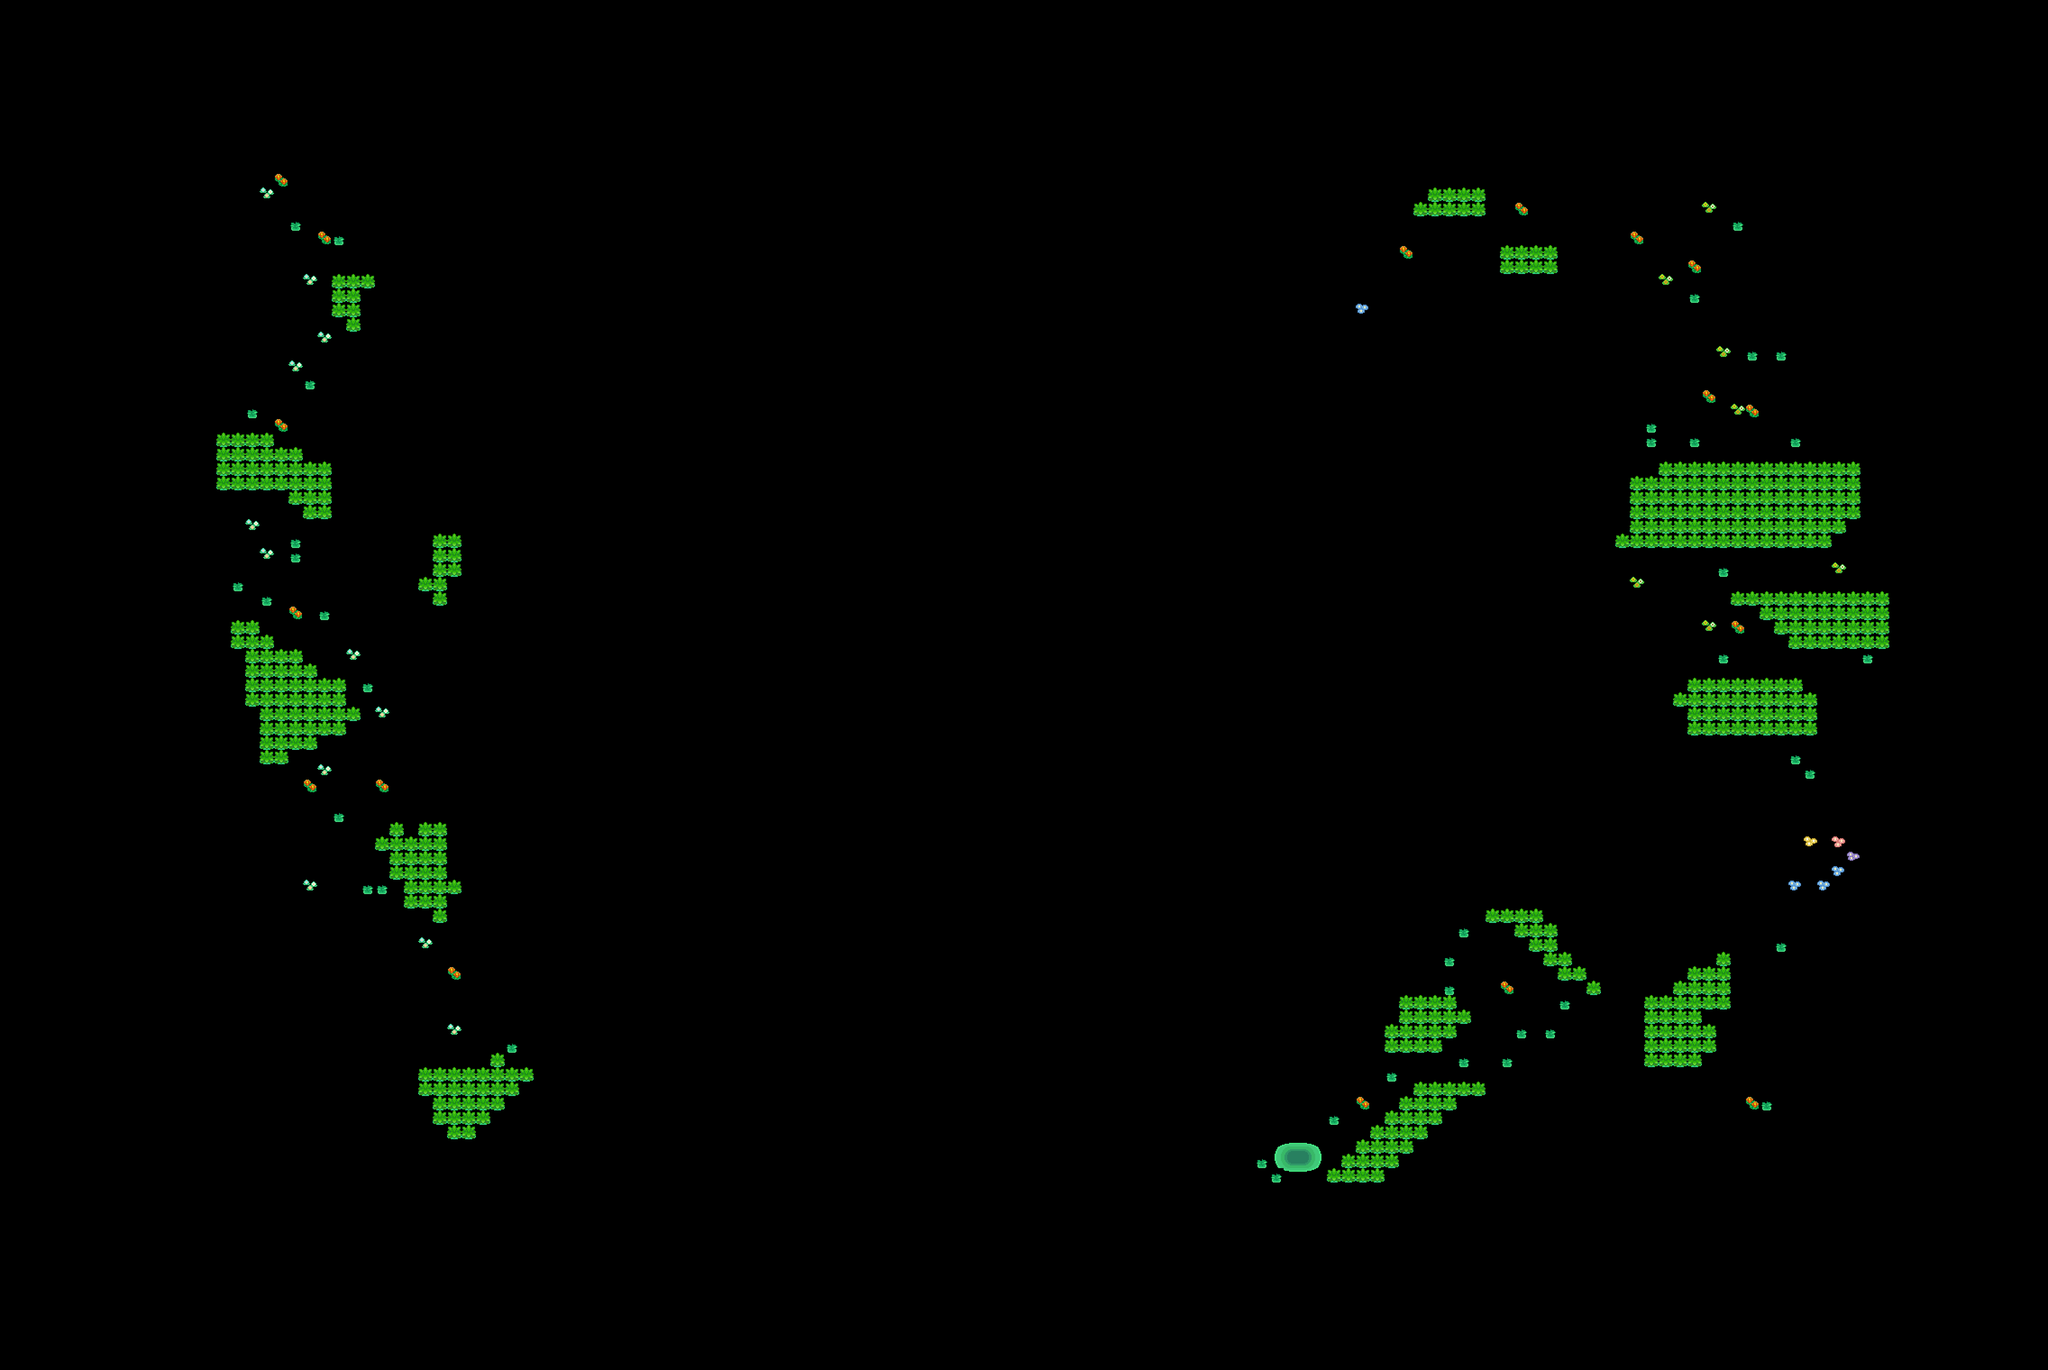

This game map was drawn from its Tiled (.tmx) file and the tilesets committed beside it. A one-line description and the trimmed map source follow:
An orthogonal 142x95 tile map with 32x32 px tiles, 2 tile layers (Base, Grass), 5 hidden layers not drawn, 3 tilesets and 14 objects (3x garden, 2x fish).

<map version="1.10" tiledversion="1.11.2" orientation="orthogonal" renderorder="right-down" width="142" height="95" tilewidth="32" tileheight="32" infinite="0" nextlayerid="14" nextobjectid="23">
 <tileset firstgid="1" source="PLAT nature.tsx" />
 <tileset firstgid="2305" source="Objects.tsx" />
 <tileset firstgid="2337" source="PLAT Buildings.tsx" />
 <layer id="1" name="Ground" width="142" height="95" visible="0" locked="1">
  <data>[13490 cells, 9339 non-empty, 27 distinct tile ids]</data>
 </layer>
 <layer id="7" name="Water" width="142" height="95" visible="0" locked="1">
  <data>[13490 cells, 4152 non-empty, 1 distinct tile ids]</data>
 </layer>
 <layer id="12" name="Base" width="142" height="95">
  <data>[13490 cells, 95 non-empty, 19 distinct tile ids]</data>
 </layer>
 <layer id="6" name="Grass" width="142" height="95" locked="1">
  <data>[13490 cells, 419 non-empty, 1 distinct tile ids]</data>
 </layer>
 <layer id="11" name="Waterside" width="142" height="95" visible="0" locked="1">
  <data>[13490 cells, 441 non-empty, 22 distinct tile ids]</data>
 </layer>
 <layer id="13" name="Buildings" width="142" height="95" visible="0" locked="1">
  <data>[13490 cells, 100 non-empty, 50 distinct tile ids]</data>
 </layer>
 <layer id="3" name="Trees" width="142" height="95" visible="0">
  <data>[13490 cells, 7426 non-empty, 1 distinct tile ids]</data>
 </layer>
 <objectgroup id="8" name="Warps" locked="1">
  <object id="8" gid="2326" x="512" y="448" width="64" height="64">
   <properties>
    <property name="pos" value="mountain" />
   </properties>
  </object>
  <object id="11" gid="2326" x="4096" y="640" width="64" height="64">
   <properties>
    <property name="pos" value="home" />
   </properties>
  </object>
 </objectgroup>
 <objectgroup id="9" name="Items" visible="0" locked="1">
  <object id="14" gid="2335" x="3168" y="2048" width="32" height="64" />
  <object id="15" gid="2335" x="3969.44" y="2526.17" width="32" height="64" />
  <object id="16" gid="2335" x="928" y="1280" width="32" height="64" />
  <object id="17" gid="2335" x="1024" y="2560" width="32" height="64" />
 </objectgroup>
 <objectgroup id="10" name="Trainers" locked="1">
  <object id="18" name="Garden3" type="garden" gid="2314" x="832" y="608" width="32" height="64">
   <properties>
    <property name="dir" value="left" />
    <property name="dis" type="int" value="7" />
   </properties>
  </object>
  <object id="19" name="Garden2" type="garden" gid="2314" x="704" y="1024" width="32" height="64">
   <properties>
    <property name="dir" value="left" />
    <property name="dis" type="int" value="7" />
   </properties>
  </object>
  <object id="20" name="Garden1" type="garden" gid="2314" x="960" y="1696" width="32" height="64">
   <properties>
    <property name="dir" value="left" />
    <property name="dis" type="int" value="11" />
   </properties>
  </object>
  <object id="21" name="Fisher" type="fish" gid="2314" x="1024" y="1984" width="32" height="64">
   <properties>
    <property name="dir" value="right" />
    <property name="dis" type="int" value="0" />
   </properties>
  </object>
  <object id="22" name="Furina" type="fish" gid="2314" x="2912" y="672" width="48" height="64">
   <properties>
    <property name="dir" value="left" />
    <property name="dis" type="int" value="0" />
   </properties>
  </object>
 </objectgroup>
 <objectgroup id="5" name="Players" visible="0" locked="1">
  <object id="3" gid="2306" x="2880" y="2592" width="32" height="64">
   <properties>
    <property name="pos" value="begin" />
   </properties>
  </object>
  <object id="4" gid="2306" x="4000" y="640" width="32" height="64">
   <properties>
    <property name="pos" value="home" />
   </properties>
  </object>
  <object id="5" gid="2306" x="640" y="480" width="32" height="64">
   <properties>
    <property name="pos" value="mountain" />
   </properties>
  </object>
 </objectgroup>
</map>
